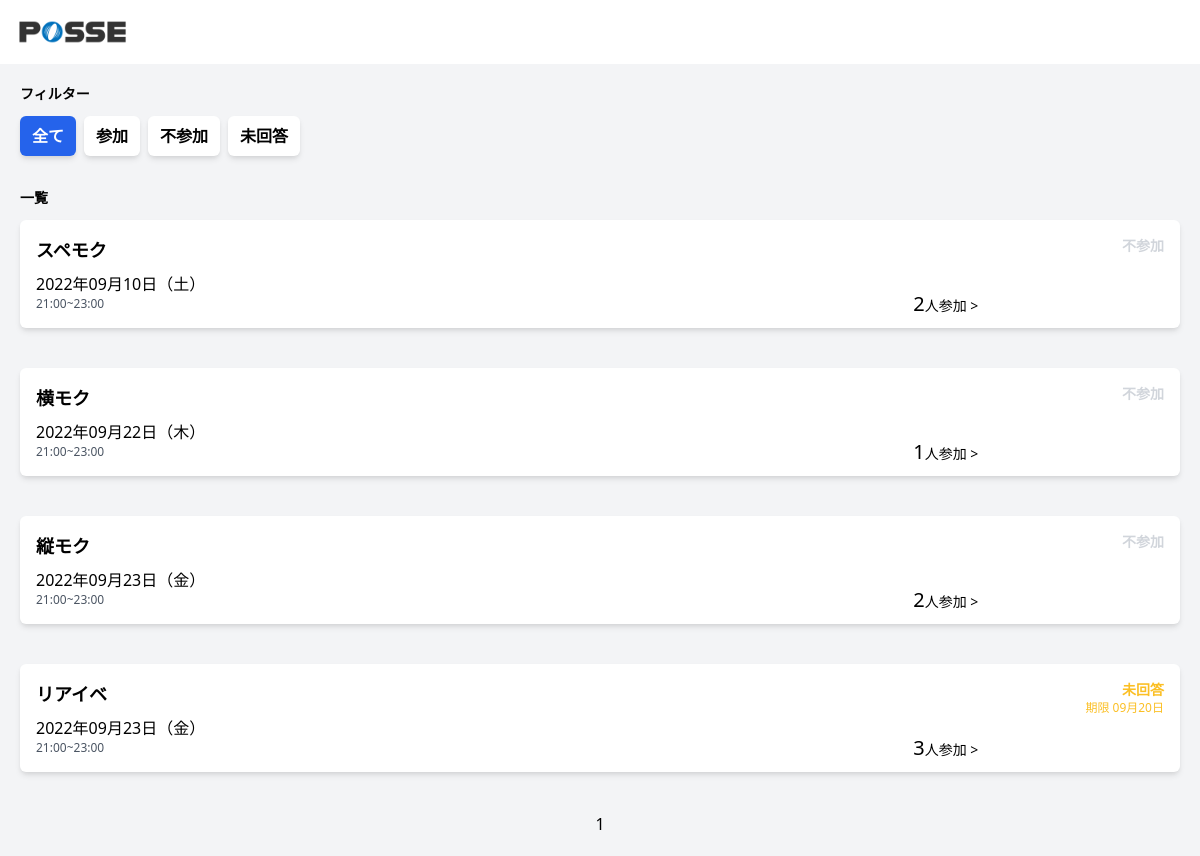
Page /index.php?page_id=1 (signed in) on the committed database.
### tables this page shows
CREATE TABLE event_attendance (
  id INT AUTO_INCREMENT NOT NULL PRIMARY KEY,
  event_id INT NOT NULL,
  user_id INT NOT NULL,
  participation INT NOT NULL DEFAULT 0,
  nonparticipation INT NOT NULL DEFAULT 0,
  notsubmitted INT NOT NULL DEFAULT 1,
  created_at DATETIME DEFAULT CURRENT_TIMESTAMP,
  updated_at DATETIME DEFAULT CURRENT_TIMESTAMP ON UPDATE CURRENT_TIMESTAMP,
  deleted_at DATETIME
);

CREATE TABLE events (
  id INT AUTO_INCREMENT NOT NULL PRIMARY KEY,
  name VARCHAR(10) NOT NULL,
  start_at DATETIME NOT NULL,
  end_at DATETIME NOT NULL,
  deadline DATETIME NOT NULL,
  detail VARCHAR(255),
  created_at DATETIME DEFAULT CURRENT_TIMESTAMP,
  updated_at DATETIME DEFAULT CURRENT_TIMESTAMP ON UPDATE CURRENT_TIMESTAMP,
  deleted_at DATETIME
);

### src/models/event_attendance.php (called while the page is built, shortened)
<?php
function getUserByAttendanceStatusByEvent($db, $eventId)
{
    $stmt = $db->prepare("select events.name, events.start_at, users.name from event_attendance inner join users on users.id = event_attendance.user_id inner join events on events.id = event_attendance.event_id where participation = 1 && event_id = $eventId && start_at >= now() order by events.name");
    $stmt->execute();
    $output = $stmt->fetchAll();
    return $output;
}

### src/index.php (the view, shortened to what this page needs)
<?php
require('dbconnect.php');
require('./models/event_attendance.php');
if($_GET['page_id'] >= 1){
  $page_id = $_GET['page_id'];
}else{
  $page_id = 1;
}
$condition = 10*($page_id - 1);
$status = $_GET["status"];
$today = date("Y-m-d");
$user_id = $_SESSION['user_id'];
if (!$_GET["status"]) {
  $stmt = $db->query("SELECT events.id as eventId, event_attendance.id, events.name, events.start_at,events.end_at,event_attendance.user_id,event_attendance.participation,event_attendance.nonparticipation,event_attendance.notsubmitted, count(event_attendance.id) AS total_participants  FROM event_attendance INNER JOIN events ON event_attendance.event_id=events.id WHERE  events.start_at >= '$today' AND event_attendance.user_id= '$user_id' GROUP BY  event_attendance.id  ORDER BY events.start_at ASC LIMIT $condition, 10");
  $stmt->execute();
  $events = $stmt->fetchAll();
  $stmt = $db->query("SELECT * FROM event_attendance INNER JOIN events ON event_attendance.event_id=events.id WHERE  events.start_at >= '$today' AND event_attendance.user_id= '$user_id' GROUP BY  event_attendance.id  ORDER BY events.start_at ASC");
  $counter = $stmt->fetchAll();
  $count = count($counter);
$max_page = ceil($count/max_view);
$max_page = ceil($count/max_view);
}
function get_day_of_week($w)
{
  $day_of_week_list = ['日', '月', '火', '水', '木', '金', '土'];
  return $day_of_week_list["$w"];
}
?>
<!DOCTYPE html>
<html lang="ja">
<head>
  <link href="https://unpkg.com/tailwindcss@^2/dist/tailwind.min.css" rel="stylesheet">
  <link href="top.css" rel="stylesheet">
</head>
<body>
  <header class="h-16">
    <div class="flex justify-between items-center w-full h-full mx-auto pl-2 pr-5">
      <div class="h-full">
        <img src="img/header-logo.png" alt="" class="h-full">
      </div>
    </div>
  </header>
  <main class="bg-gray-100">
    <div class="w-full mx-auto p-5">
      <div id="filter" class="mb-8">
        <h2 class="text-sm font-bold mb-3">フィルター</h2>
        <div class="flex">
          <?php
          if (!$_GET["status"]) {
            echo
            '
            <a href="/" class="px-3 py-2 text-md font-bold mr-2 rounded-md shadow-md bg-blue-600 text-white">全て</a>
            <a href="/?status=1" class="px-3 py-2 text-md font-bold mr-2 rounded-md shadow-md bg-white">参加</a>
            <a href="/?status=2" class="px-3 py-2 text-md font-bold mr-2 rounded-md shadow-md bg-white">不参加</a>
            <a href="/?status=3" class="px-3 py-2 text-md font-bold mr-2 rounded-md shadow-md bg-white">未回答</a>
            ';
          }
          ?>
        </div>
      </div>
      <div id="events-list">
        <div class="flex justify-between items-center mb-3">
          <h2 class="text-sm font-bold">一覧</h2>
        </div>
        <?php foreach ($events as $event) : ?>
          <?php
          $start_date = strtotime($event['start_at']);
          $end_date = strtotime($event['end_at']);
          $day_of_week = get_day_of_week(date("w", $start_date));
          $attendanceUserByEvent = getUserByAttendanceStatusByEvent($db, $event['eventId']);
          ?>
          <form class="modal-open bg-white mb-3 p-4 flex justify-between rounded-md shadow-md cursor-pointer" id="event-<?= $event['eventId']; ?>">
            <div>
              <h3 class="font-bold text-lg mb-2"><?php echo $event['name'] ?></h3>
              <p><?php echo date("Y年m月d日（${day_of_week}）", $start_date); ?></p>
              <p class="text-xs text-gray-600">
                <?php echo date("H:i", $start_date) . "~" . date("H:i", $end_date); ?>
              </p>
            </div>
            <div class="flex flex-col justify-between text-right">
              <div>
                <?php
                if (!$_GET["status"]) {
                  if ($event["notsubmitted"] == 1) {
                    echo
                    '
                  <p class="text-sm font-bold text-yellow-400">未回答</p>
                  <p class="text-xs text-yellow-400">期限 ';
                ?>
                  <?php echo date("m月d日", strtotime('-3 day', $end_date));
                    echo '</p>';
                  } elseif ($event["nonparticipation"] == 1) {
                    echo
                    '
                  <p class="text-sm font-bold text-gray-300">不参加</p>
                  ';
                  } elseif ($event["participation"] == 1) {
                    echo
                    '
                  <p class="text-sm font-bold text-green-400">参加</p>
                  ';
                  };
                }
                ?>
              </div>
            </div>
          </form>
          <div id="accordion" class="accordion-container">
                <h4 class="accordion-title js-accordion-title">
                  <p class="text-sm"><span class="text-xl"><?php echo count($attendanceUserByEvent); ?></span>人参加 ></p>
                </h4>
          </div>
        <?php endforeach; ?>
        <div class="paging">
        <?php if($status == 1 || $status == 2 || $status == 3){?>
        <?php for($i = 1; $i <= $max_page; $i++){ ?>
          <?php if($i == $page_id){ ?>
            <a tabindex="-1"><?= $i ?></a>
          <?php }else{ ?>
            <a href="<?= "http://" . $_SERVER['HTTP_HOST'] . "/index.php?page_id=$i&status=$status"?>"><?= $i ?></a>
          <?php } ?>
        <?php } ?>
        <?php } else {?>
          <?php for($i = 1; $i <= $max_page; $i++){ ?>
          <?php if($i == $page_id){ ?>
            <a tabindex="-1"><?= $i ?></a>
          <?php }else{ ?>
            <a href="<?= "http://" . $_SERVER['HTTP_HOST'] . "/index.php?page_id=$i"?>"><?= $i ?></a>
          <?php } ?>
        <?php } ?>
        <?php } ?>
        </div>
      </div>
    </div>
  </main>
</body>
</html>

### src/top.css (style rules this page uses)
.accordion-container { cursor: pointer; }
.accordion-container .accordion-title { cursor: pointer; }
.accordion-title:after { content: ""; -webkit-transform: rotate(45deg); transform: rotate(45deg); }
.accordion-container { position: relative; left: 77%; bottom: 50px; width: 70px; }
.paging { width: 60%; margin: 0 auto; display: flex ; justify-content: space-around; }

### rows in the picture
event_attendance: event.name "スペモク", event.start_at "2022年09月10日（土）", event.start_at "21:00", event.end_at "23:00", notsubmitted "不参加", count($attendanceUserByEvent) "2"
event_attendance: event.name "横モク", event.start_at "2022年09月22日（木）", event.start_at "21:00", event.end_at "23:00", notsubmitted "不参加", count($attendanceUserByEvent) "1"
event_attendance: event.name "縦モク", event.start_at "2022年09月23日（金）", event.start_at "21:00", event.end_at "23:00", notsubmitted "不参加", count($attendanceUserByEvent) "2"
event_attendance: event.name "リアイベ", event.start_at "2022年09月23日（金）", event.start_at "21:00", event.end_at "23:00", event.end_at "09月20日", count($attendanceUserByEvent) "3"
